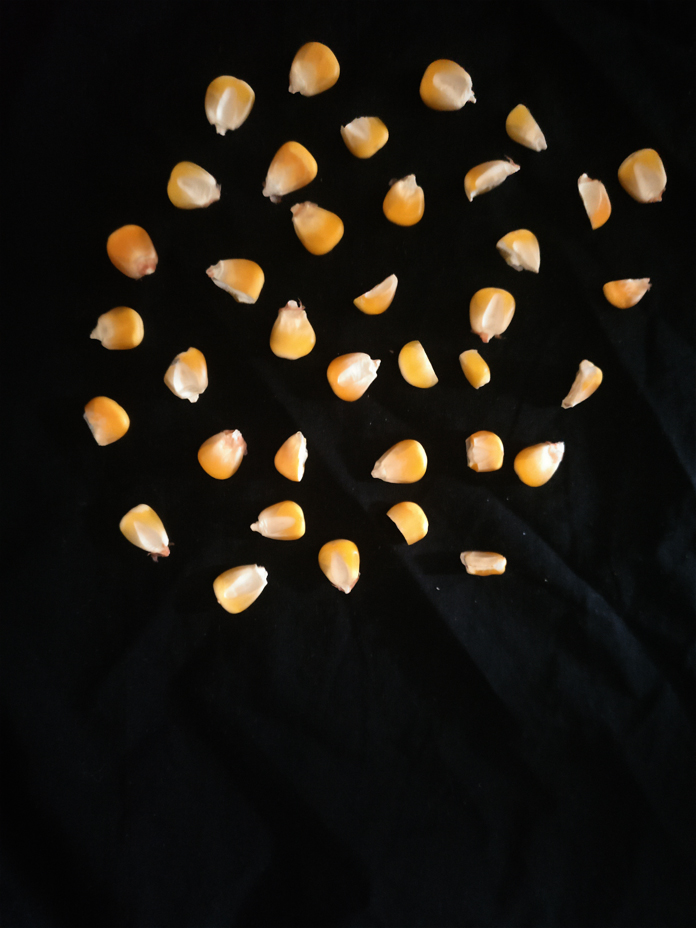
%> input picture 破损玉米识别/1.jpg, 696 x 928 px
$ octave main.m   (GNU Octave 9; MATLAB toolbox functions it lacks are replaced by stand-ins)
%> lines starting %> are read from the running program, lines starting %| are printed output that depends on the picture; in (x1, y1, x2, y2) boxes, pixels count from 0 and x2, y2 are one past the last pixel; in counts of white or black regions, pixels touching at a corner belong together; the program's own positions count from 1
clear
clc
close all

%
%% 破损玉米粒检测主函数
%
%


%% 读取图像部分

% % 读取原图
% I=imread('pic\2011060309265708.jpg');

% 读取图像
[filename,pathname,filter] = uigetfile({'*.jpg;*.jpeg;*.bmp;*.gif;*.png'},'选择图片');
%> the answer given: 1.jpg
if filter == 0
    return
end
str = fullfile(pathname,filename);
I=imread(str);
%> I is the input picture: size 928x696x3 uint8; mean R, G, B 27.6, 23.3, 16.9
I0=I;
% I=imresize(I,[696 928]);

% 显示
figure
imshow(I);
title('原图');


%% 二值化部分

[M,N,C]=size(I);
%> M = 928; N = 696; C = 3

% 转灰度图
if C>1
    I_gray=rgb2gray(I);
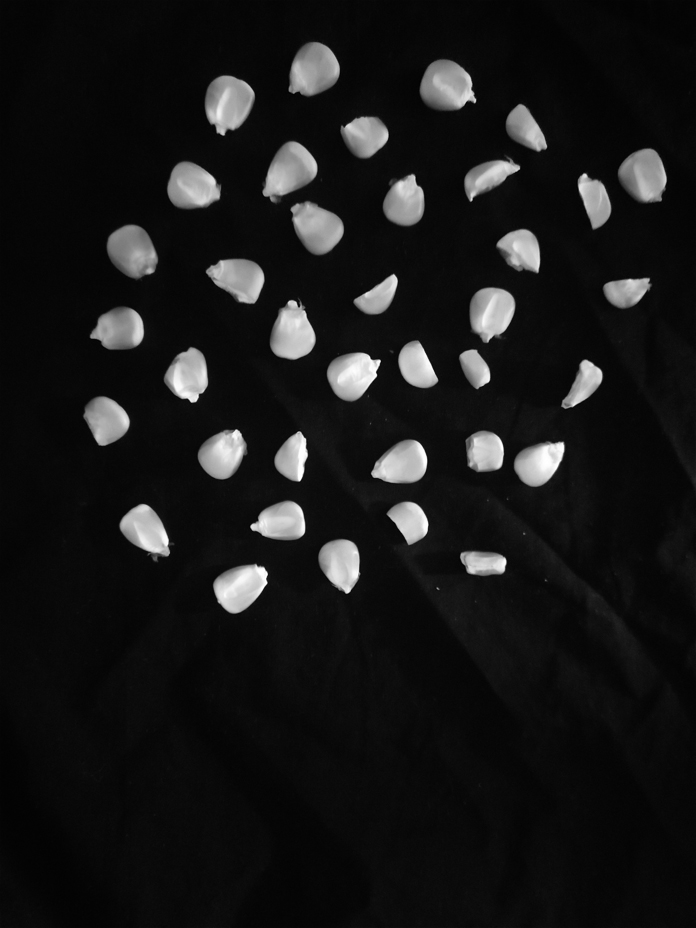
%> I_gray: size 928x696 uint8; min 1, max 255, mean 23.9
else
    I_gray=I;
end


% 显示
figure
imshow(I_gray);
title('灰度图');

I_bw=im2bw(I_gray,0.25);
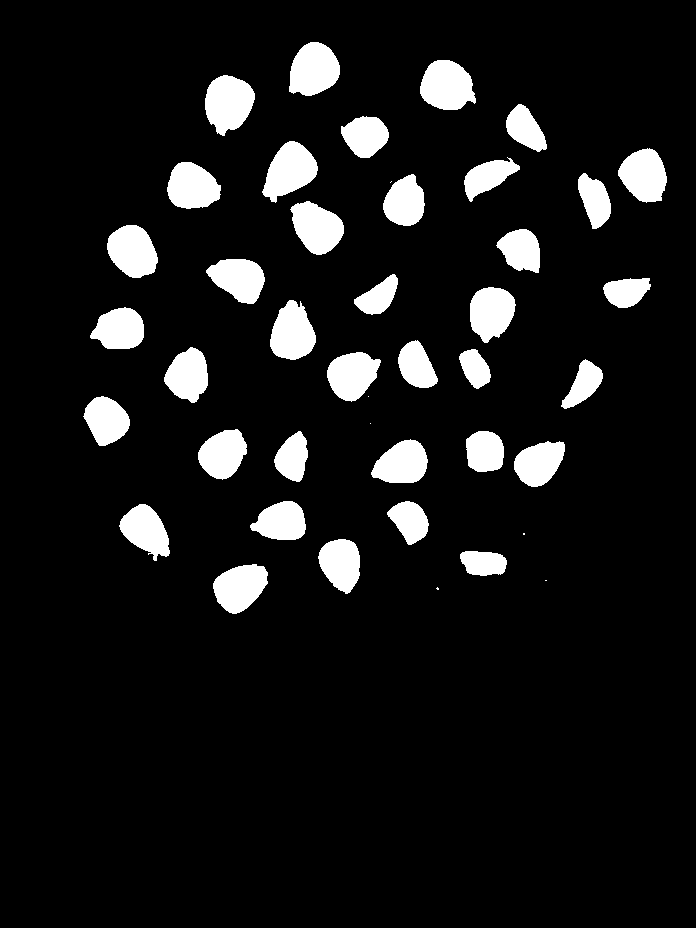
%> I_bw: size 928x696 logical; 9.1% white; 43 white regions (6 under 20 px), largest, box (x1, y1, x2, y2) and area: (205, 75, 255, 136) 2173, (420, 60, 476, 110) 2116, (262, 141, 318, 203) 2097
figure
imshow(I_bw);
title('二值图');


%% 形态学处理

I_bw=bwareaopen(I_bw,150);
%> I_bw: size 928x696 logical; 9.1% white; 37 white regions

figure
imshow(I_bw);
title('去噪');
figure
imshow(I_bw);
title('标定');
hold on;
[B,L]=bwboundaries(I_bw,'noholes');
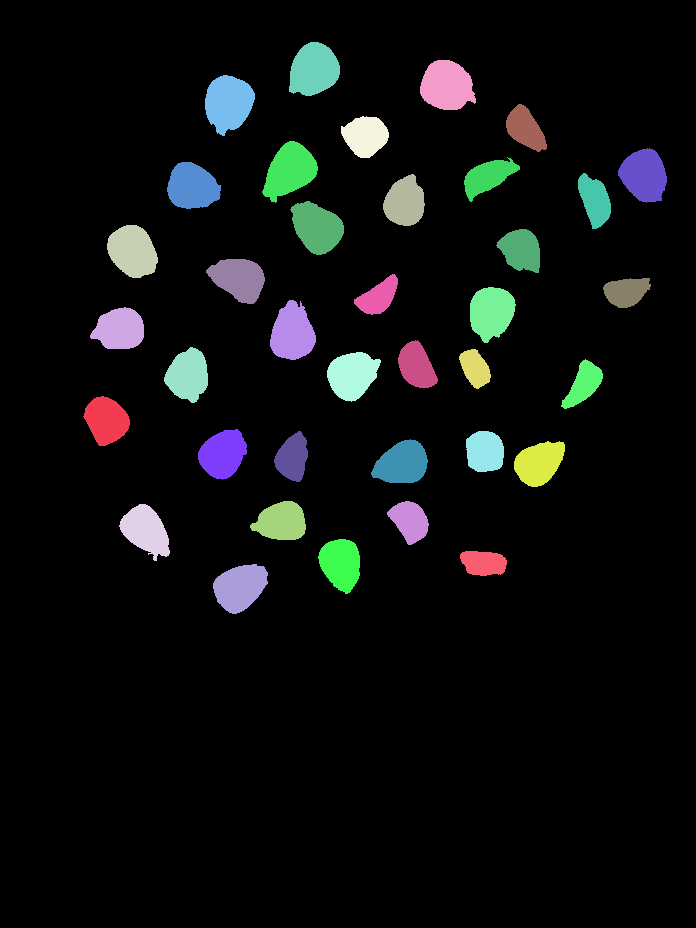
%> L: size 928x696 double; 38 distinct labels, from 0 to 37; one colour per label, 0 black
%> B = 37 boundaries; largest, box (x1, y1, x2, y2) and points: (270, 300, 316, 360) 162, (262, 141, 318, 203) 160, (205, 75, 255, 136) 159, (420, 60, 476, 110) 157, (119, 504, 170, 561) 156
stats=regionprops(L,'all');
%> stats = 37 regions; largest, box (x1, y1, x2, y2), Area, Centroid, MajorAxisLength, MinorAxisLength and Eccentricity: (205, 75, 255, 136) 2173 [229.1 103.7] 57.81 48.5 0.544, (420, 60, 476, 110) 2116 [447.5 86.4] 55.36 49.28 0.456, (262, 141, 318, 203) 2097 [290.3 171.3] 63.96 43.66 0.731

for k = 1:length(B)

  % 获取边界坐标
  boundary = B{k};

  % 获取周长
  delta_sq = diff(boundary).^2;
  perimeter = sum(sqrt(sum(delta_sq,2)));

  % 获取面积

  area = stats(k).Area;
  F=area/(stats(k).BoundingBox(3)*stats(k).BoundingBox(4));
  a(1,k)=F;
  major=stats(k).MajorAxisLength;
  minor=stats(k).MinorAxisLength;
  E=major/minor;
  c(1,k)=E;
  % 计算圆形度
  metric = 4*pi*area/perimeter^2;
  b(1,k)=metric;
  % 保存面积
  MyDatabase(k,1)=area;
  % 保存周长
  MyDatabase(k,2)=perimeter;
  % 保存圆形度
  MyDatabase(k,3)=metric;

  % 判断
    res_str='标定';
          MyDatabase(k,4)=1;
          rectangle('Position',stats(k).BoundingBox,'EdgeColor','g');
          text(stats(k).BoundingBox(1)-5, stats(k).BoundingBox(2)-5, sprintf('%d,%s',k,res_str), 'Color','g', 'FontWeight','bold', 'FontSize',8);
end
%> this loop made 37 passes
%> (perimeter, area, F, major, minor, E, metric) on passes 1 to 12: (152.5, 1604, 0.683, 49.43, 41.97, 1.18, 0.867), (159.3, 1697, 0.748, 52.26, 41.92, 1.25, 0.84), (169.4, 1995, 0.738, 56.79, 45, 1.26, 0.873), (186.1, 1753, 0.603, 59.65, 38.78, 1.54, 0.636), (161.4, 1714, 0.696, 52.55, 42.29, 1.24, 0.826), (168, 1909, 0.752, 54.15, 45.67, 1.19, 0.85), (161.1, 1763, 0.705, 53.18, 42.69, 1.25, 0.854), (185.3, 2173, 0.712, 57.81, 48.5, 1.19, 0.795), (168.9, 1817, 0.684, 58.74, 40.89, 1.44, 0.801), (169.9, 1925, 0.7, 58.51, 42.68, 1.37, 0.838), (157.9, 1599, 0.732, 53.56, 39.14, 1.37, 0.806), (189.2, 2097, 0.604, 63.96, 43.66, 1.46, 0.736)
%> after the loop, MyDatabase = 37 rows, first 8: [1604 152.5 0.867 1; 1697 159.3 0.84 1; 1995 169.4 0.873 1; 1753 186.1 0.636 1; 1714 161.4 0.826 1; 1909 168 0.85 1; 1763 161.1 0.854 1; 2173 185.3 0.795 1]; a = 37 values, max 0.847 at index 29, min 0.497 at index 34, mean 0.69; b = 37 values, max 0.903 at index 29, min 0.548 at index 28, mean 0.79; c = 37 values, max 2.21 at index 28, min 1.09 at index 29, mean 1.43
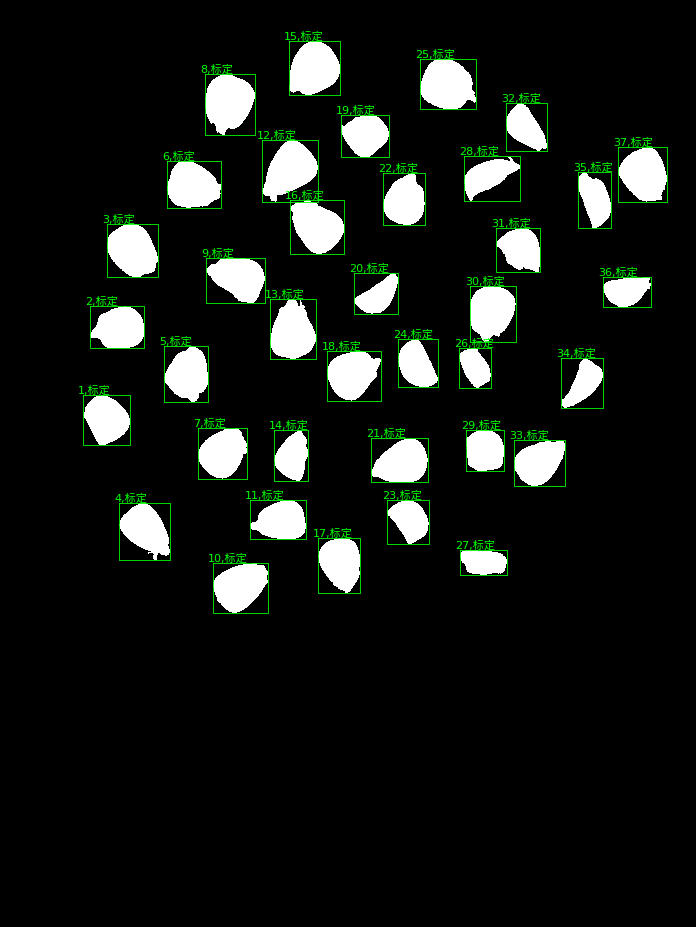
%> figure redrawn from the program's plot data; its title reads '标定'

figure
imshow(I);
title('识别后的图像');
hold on;


%% 标记部分

% 标记
[B,L]=bwboundaries(I_bw,'noholes');
stats=regionprops(L,'all');
a=zeros(1,length(B));
b=zeros(1,length(B));
c=zeros(1,length(B));
% 设置存储特征数据变量
MyDatabase=zeros(length(B),4);

% 对每个标定对象进行处理
for k = 1:length(B)

  % 获取边界坐标
  boundary = B{k};

  % 获取周长
  delta_sq = diff(boundary).^2;
  perimeter = sum(sqrt(sum(delta_sq,2)));

  % 获取面积

  area = stats(k).Area;
  F=area/(stats(k).BoundingBox(3)*stats(k).BoundingBox(4));
  a(1,k)=F;
  major=stats(k).MajorAxisLength;
  minor=stats(k).MinorAxisLength;
  E=major/minor;
  c(1,k)=E;
  % 计算圆形度
  metric = 4*pi*area/perimeter^2;
  b(1,k)=metric;
  % 保存面积
  MyDatabase(k,1)=area;
  % 保存周长
  MyDatabase(k,2)=perimeter;
  % 保存圆形度
  MyDatabase(k,3)=metric;

  % 判断
   if area>=1595
      if (F>0.66)
          res_str='合格';
          % 保存
          MyDatabase(k,4)=1;
          rectangle('Position',stats(k).BoundingBox,'EdgeColor','g');
          text(stats(k).BoundingBox(1)-5, stats(k).BoundingBox(2)-5, sprintf('%d,%s',k,res_str), 'Color','g', 'FontWeight','bold', 'FontSize',8);
      else
          res_str='破损';
          MyDatabase(k,4)=0;
          rectangle('Position',stats(k).BoundingBox,'EdgeColor','r');
          text(stats(k).BoundingBox(1)-5, stats(k).BoundingBox(2)-5, sprintf('%d,%s',k,res_str), 'Color','r', 'FontWeight','bold', 'FontSize',8);
      end
  else
      res_str='破损';
      MyDatabase(k,4)=0;
      rectangle('Position',stats(k).BoundingBox,'EdgeColor','r');
          text(stats(k).BoundingBox(1)-5, stats(k).BoundingBox(2)-5, sprintf('%d,%s',k,res_str), 'Color','r', 'FontWeight','bold', 'FontSize',8);
  end

% [7 lines of commented-out code are left out]

end
%> this loop made 37 passes
%> after the loop, MyDatabase = 37 rows, first 8: [1604 152.5 0.867 1; 1697 159.3 0.84 1; 1995 169.4 0.873 1; 1753 186.1 0.636 0; 1714 161.4 0.826 1; 1909 168 0.85 1; 1763 161.1 0.854 1; 2173 185.3 0.795 1]
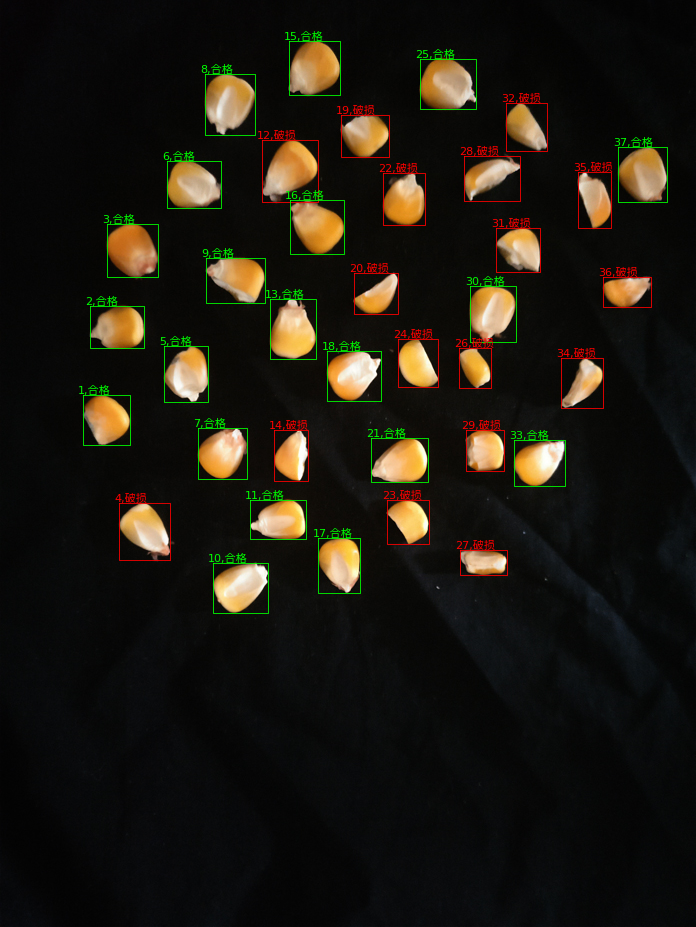
%> figure redrawn from the program's plot data; its title reads '识别后的图像'

% 写入excel文件
xlswrite('特征数据文件.xlsx',MyDatabase);
